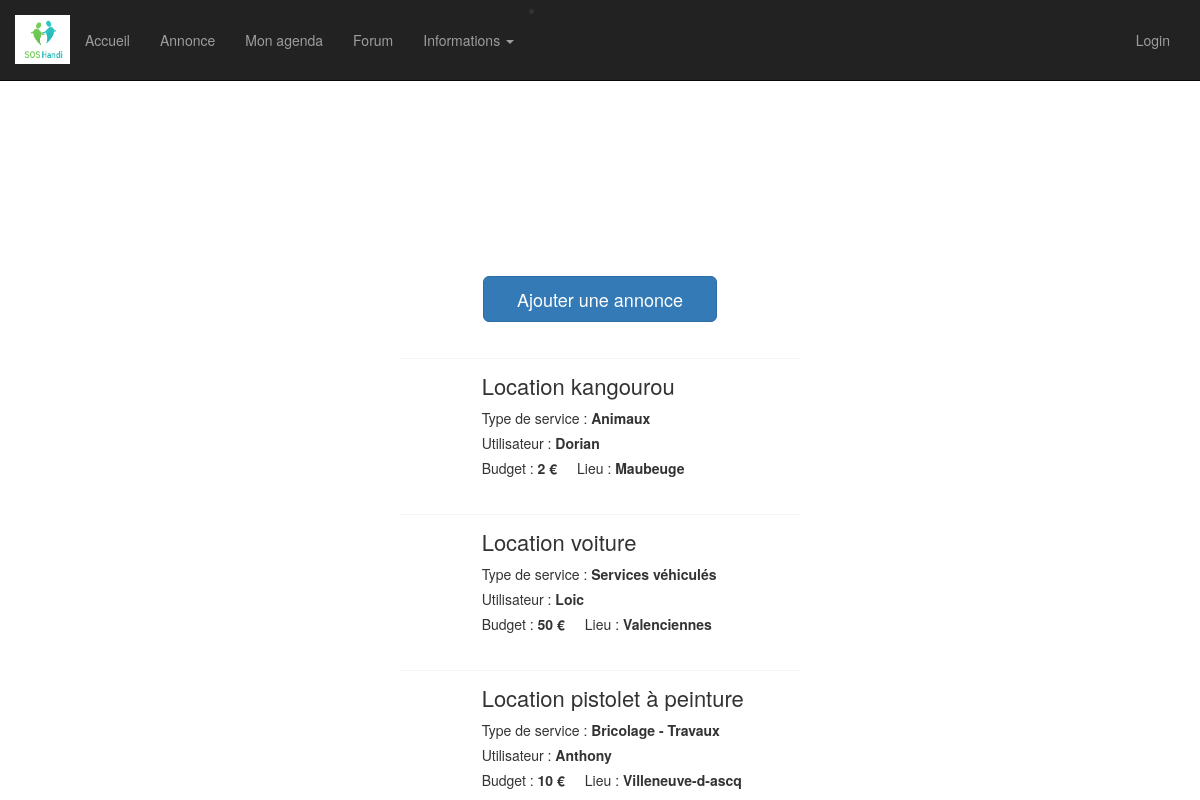
The page / on the database its author committed.
### tables this page shows
CREATE TABLE Annonce (
	idAnnonce int AUTO_INCREMENT PRIMARY KEY,
	demandeur int NOT NULL,
	FOREIGN KEY(demandeur) REFERENCES Utilisateur(idUtilisateur) ON DELETE CASCADE,
	titre varchar(255) NOT NULL,
	service int NOT NULL,
	FOREIGN KEY(service) REFERENCES Service(idService) ON DELETE CASCADE,
	lieu varchar(255) NOT NULL,
	prix int NOT NULL,
	message text NOT NULL
);

CREATE TABLE Service (
	idService int AUTO_INCREMENT NOT NULL PRIMARY KEY,
	nom varchar(128) NOT NULL
);

CREATE TABLE Utilisateur (
	idUtilisateur int AUTO_INCREMENT PRIMARY KEY,
    login varchar(32) NOT NULL UNIQUE,
    email varchar(32) NOT NULL UNIQUE,
    mdp varchar(12) NOT NULL,
	description text NOT NULL,
	dateNaiss date NOT NULL,
    typeU varchar(32) NOT NULL
);

### Model/fonctions_annonces.php (called while the page is built, shortened)
<?php
	function get_annonces($nbAnnonces) {
		include_once('config.php');
		$query = 'SELECT demandeur, titre, service, lieu, prix, message FROM Annonce LIMIT ?';
		$stmt = $bdd->prepare($query);
		$stmt->bindValue(1, $nbAnnonces, PDO::PARAM_INT);
		$stmt->execute();
		$lesAnnonces = $stmt->fetchAll();
		return $lesAnnonces;
	}
	function get_username_demandeur($demandeur) {
		include('config.php');
		$query = 'SELECT login FROM Utilisateur WHERE idUtilisateur = ?';
		$stmt = $bdd->prepare($query);
		$stmt->bindValue(1, $demandeur, PDO::PARAM_INT);
		$stmt->execute();
		if ($donnee = $stmt->fetch()) {
			return $donnee['login'];
		}
	}
	function get_nomService($idService) {
		include('config.php');
		$query = 'SELECT nom FROM Service WHERE idService = ?';
		$stmt = $bdd->prepare($query);
		$stmt->bindValue(1, $idService, PDO::PARAM_INT);
		$stmt->execute();
		if ($donnee = $stmt->fetch()) {
			return $donnee['nom'];
		}
	}
?>

### index.php (the view, shortened to what this page needs)
  <!DOCTYPE html>
  <html lang="en">
  <head>
      <link href="css/bootstrap.min.css" rel="stylesheet">
      <link href="css/style.css" rel="stylesheet">
      <link href="css/hover-min.css" rel="stylesheet">
      <link href="css/swiper.min.css" rel="stylesheet">
  </head>
  <body>
      <?php require("View/menu.php"); ?>
          <div class="container">
              <div class="row">
                  <?php if($_SESSION['logged']==1){?> <a href="http://localhost/Projet-Web-DUT/View/PosterAnnonce.php" id="singlebutton" name="singlebutton" type="button " role="button" class=" btn btn-primary btn-lg hvr-buzz center-block addannonce ">Ajouter une annonce</a>
                      <?php } else if ($_SESSION['logged']==0){?> <a href="http://localhost/Projet-Web-DUT/View/login.php" id="singlebutton " name="singlebutton " type="button " role="button " class="btn btn-primary btn-lg hvr-buzz center-block addannonce">Ajouter une annonce</a>
                          <?php }?>
              </div>
          </div>
          <?php
include_once('Model/fonctions_annonces.php');
$lesAnnonces = get_annonces(3);
foreach ($lesAnnonces as $annonce) {
?>
              <div id="listannonceP" class="row">
                  <div class="col-xs-12">
                      <div class="col-xs-4"></div>
                      <div class="col-xs-4">
                          <div id="listannonce" class="row">
                              <a href="#">
                                  <div class="col-xs-3 col-sm-2 text-center no-padding">
                                  </div>
                                  <div class="col-xs-9 col-sm-10">
                                      <h4 class="title">
                                          <?php echo $annonce['titre'] ?>                                       </h4>
                                      <div class="username"> Type de service : <span class="capitalize firstname">
									<?php $service = get_nomService($annonce['service']);
											echo $service ?></span></div>
                                      <div class="username"> Utilisateur : <span class="capitalize firstname">
									<?php $username = get_username_demandeur($annonce['demandeur']);
											echo $username ?></span></div>
                                      <div class="budget"> Budget : <b>
                                          <?php echo $annonce['prix'] ?> €</b> </div>
                                      <div class="duration"> Lieu : <b>
									<?php echo $annonce['lieu'] ?> </b> </div>
                                  </div>
                              </a>
                          </div>
                      </div>
                  </div>
              </div>
              <?php } ?>
  </body>
  </html>

### css/style.css (style rules this page uses)
body { padding-top: 70px; }
.addannonce { margin-top: 15%; width: 20%; }
#listannonceP { margin-top: 3%; }
#listannonce { border-top: 1px solid #F3F3F3; height: 120px; }
#listannonce a { display: block; width: 100%; height: 100%; color: #333333; }
#listannonce .title { color: #333333 !important; font-size: 22px; margin-top: 15px; font-weight: normal; }
#listannonce .username { font-weight: normal; margin-top: 5px; margin-bottom: 5px; }
#listannonce .username .firstname { font-weight: bold; }
#listannonce .budget, #listannonce .duration { width: auto; float: left; padding-right: 20px; }
@media (min-width:768px) { body { padding-top: 100px; } }

### rows shown on the page
annonce: titre "Location kangourou", service.nom "Animaux", demandeur.login "Dorian", prix "2", lieu "Maubeuge"
annonce: titre "Location voiture", service.nom "Services véhiculés", demandeur.login "Loic", prix "50", lieu "Valenciennes"
annonce: titre "Location pistolet à peinture", service.nom "Bricolage - Travaux", demandeur.login "Anthony", prix "10", lieu "Villeneuve-d-ascq"
